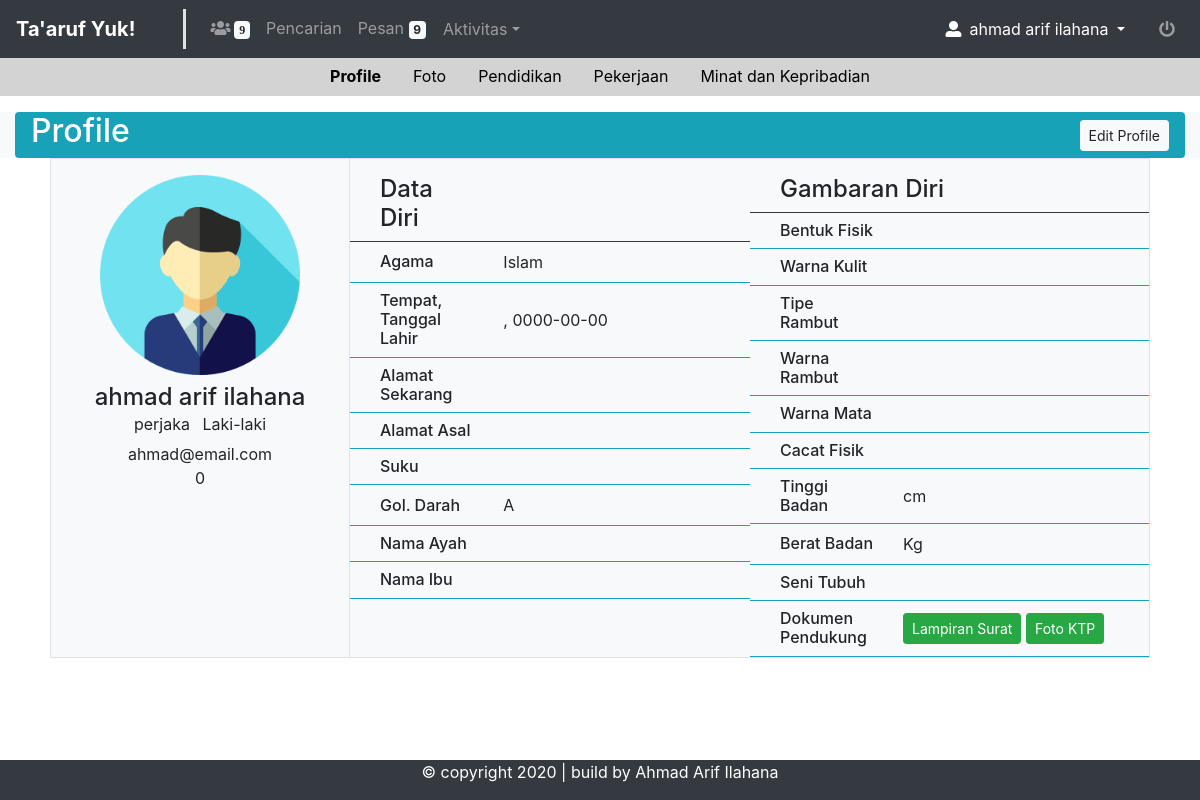
The app's page /index.php?page=lihatprofil&menu=true (signed in), older data.
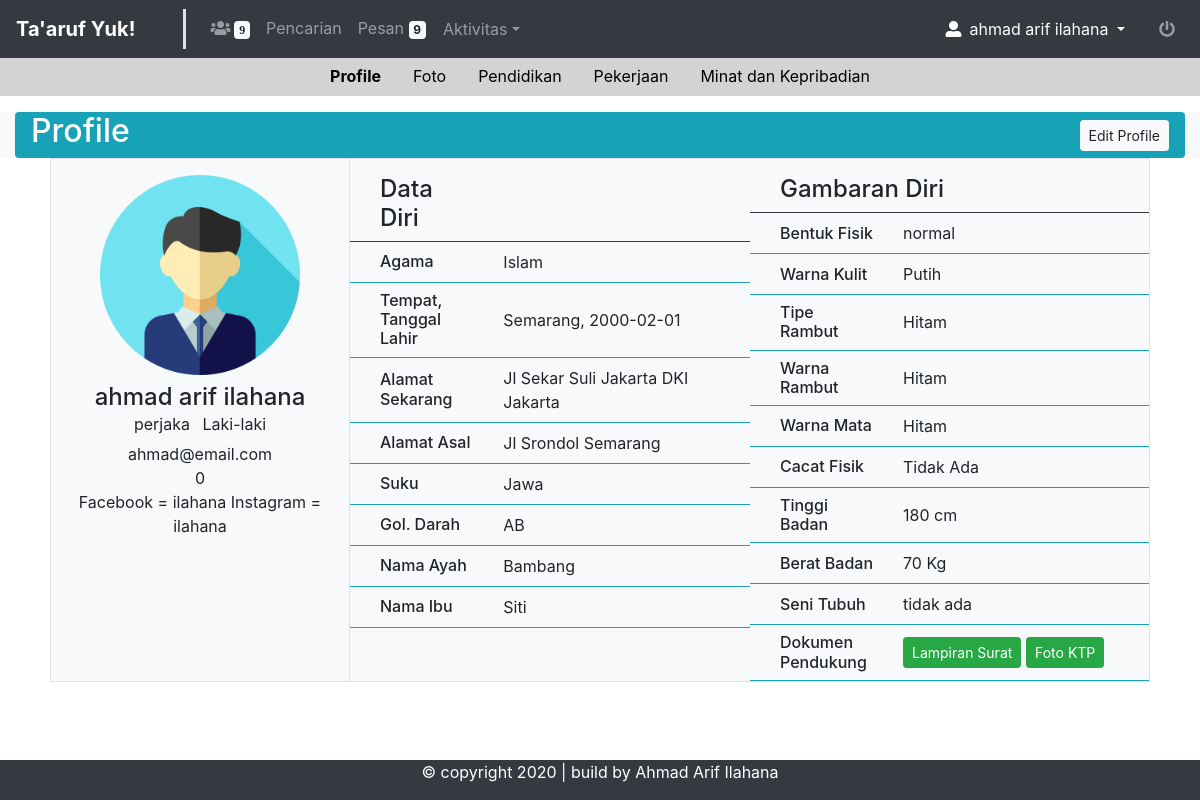
The same page, newer data.
### tables this page shows
CREATE TABLE `akun` (
  `id_user` int(11) NOT NULL,
  `email` varchar(40) NOT NULL,
  `pass` varchar(16) NOT NULL,
  `nama` varchar(40) NOT NULL,
  `stat` char(10) DEFAULT NULL
);

CREATE TABLE `biodata_diri` (
  `id_bio` int(11) NOT NULL,
  `id_user` int(11) NOT NULL,
  `jns_kel` enum('L','P') DEFAULT NULL,
  `tmp_lahir` varchar(40) DEFAULT NULL,
  `tgl_lahir` date DEFAULT NULL,
  `alamat_skr` text DEFAULT NULL,
  `kota_skr` varchar(40) DEFAULT NULL,
  `provinsi_skr` varchar(40) DEFAULT NULL,
  `alamat_asl` text DEFAULT NULL,
  `kota_asl` varchar(40) DEFAULT NULL,
  `provinsi_asl` varchar(40) DEFAULT NULL,
  `suku` varchar(40) DEFAULT NULL,
  `gol_darah` enum('A','B','AB','O','') DEFAULT NULL,
  `nm_ayah` varchar(40) DEFAULT NULL,
  `nm_ibu` varchar(40) DEFAULT NULL,
  `stat_nikah` enum('perjaka','gadis','janda','duda','') DEFAULT NULL,
  `ket_nikah` enum('cerai','meninggal','') DEFAULT NULL,
  `lam_surat` varchar(40) DEFAULT NULL,
  `foto_ktp` varchar(40) DEFAULT NULL,
  `no_hp` char(20) DEFAULT NULL,
  `sosmed` text DEFAULT NULL
);

CREATE TABLE `gm_diri` (
  `id_gm_diri` int(11) NOT NULL,
  `id_user` int(11) NOT NULL,
  `b_fisik` varchar(20) DEFAULT NULL,
  `w_kulit` varchar(20) DEFAULT NULL,
  `t_rambut` varchar(20) DEFAULT NULL,
  `w_rambut` varchar(20) DEFAULT NULL,
  `w_mata` varchar(20) DEFAULT NULL,
  `c_fisik` varchar(20) DEFAULT NULL,
  `t_badan` char(20) DEFAULT NULL,
  `b_badan` char(20) DEFAULT NULL,
  `s_tubuh` varchar(20) DEFAULT NULL
);

### database/read.php (called while the page is built, shortened)
<?php
require_once 'koneksi.php';
class Read extends Koneksi
{
    public function rProfile($id)
    {
        try {
            $sql = "SELECT * FROM akun a, biodata_diri b, gm_diri c where a.id_user='$id' AND a.id_user=b.id_user AND a.id_user=c.id_user";
            $stmt = $this->prepare($sql);
            $stmt = $this->get_data();
            return $stmt;
        } catch (PDOException $e) {
            echo 'Masalah read Profile:' . $e->getMessage();
        }
    }
}

### database/koneksi.php (called while the page is built, shortened)
<?php
class Koneksi{
  public $server = "localhost";
  public $username = "root";
  public $password = "";
  public $conn;
  public $stmt;
  public function __construct()
  {
    try {
      $this->conn = new PDO("mysql:host=$this->server;dbname=db_taaruf", $this->username, $this->password);
    } catch (PDOException $e) {
      echo "Connection failed: " . $e->getMessage();
    }
  }
  public function prepare($query)
  {
    $this->stmt = $this->conn->prepare($query);
  }
  public function get_data()
  {
    $this->stmt->execute();
    return $this->stmt->fetch(PDO::FETCH_ASSOC);
  }
}
?>

### halaman/lihatprofil.php (the view, shortened to what the changed rows need)
<section class="container-fluid bg-light">
    <div class="d-flex justify-content-between bg-info rounded mt-3 pr-3 pl-3">
        <h2 class="align-self-center text-white">Profile</h2>
        <div class="d-flex">
            <a href="?page=editprofil&menu=true" class="btn btn-light btn-sm align-self-center">Edit Profile</a>
        </div>
    </div>
</section>
<?php
require_once 'database/read.php';
$read = new Read;
$dataR = $read->rProfile($_SESSION['user']['id_user']);
?>
<div class="container-fluid " style="margin-bottom: 70px;">
    <div class="row justify-content-center">
        <div class="col-3 pt-2 bg-light border">
            <div class="row justify-content-md-center mt-2">
                <img src="img/profile1.png" class="col-auto" alt="" height="200px" width="auto">
                <div class="col-12 text-center mt-2">
                    <h4 class="mb-0"><?= $_SESSION['user']['nama'] ?></h4>
                    <ul class=" list-inline mb-0" style="height: 30px;">
                        <li class=" list-inline-item">
                            <p><?= $dataR['stat_nikah'] ?></p>
                        </li>
                        <li class=" list-inline-item">
                            <p><?= ($dataR['jns_kel'] == 'L') ? 'Laki-laki' : 'Perempuan'; ?></p>
                        </li>
                    </ul>
                    <ul class=" list-unstyled">
                        <li><?= $_SESSION['user']['email'] ?></li>
                        <li><?= $dataR['no_hp'] ?></li>
                        <li><?= $dataR['sosmed'] ?></li>
                    </ul>
                </div>
            </div>
        </div>
        <div class="col-4 pt-2 bg-light border-top border-bottom">
            <div class="row">
                <div class="row col-12 m-0 border-bottom border-dark">
                    <h4 class="col-4 align-self-center mt-2 mb-2">Data Diri</h4>
                </div>
                <div class="row col-12 m-0 border-bottom border-info">
                    <h6 class="col-4 align-self-center mt-2 mb-2">Agama</h6>
                    <p class="col-8 align-self-center mt-2 mb-2">Islam</p>
                </div>
                <div class="row col-12 m-0 border-bottom border-info ">
                    <h6 class="col-4 align-self-center mt-2 mb-2">Tempat, Tanggal Lahir</h6>
                    <p class="col-8 align-self-center mt-2 mb-2"><?= $dataR['tmp_lahir'] ?>, <?= $dataR['tgl_lahir'] ?></p>
                </div>
                <div class="row col-12 m-0 border-bottom border-info ">
                    <h6 class="col-4 align-self-center mt-2 mb-2">Alamat Sekarang</h6>
                    <p class="col-8 align-self-center mt-2 mb-2"><?= $dataR['alamat_skr'] . ' ' . $dataR['kota_skr'] . ' ' . $dataR['provinsi_skr'] ?></p>
                </div>
                <div class="row col-12 m-0 border-bottom border-info ">
                    <h6 class="col-4 align-self-center mt-2 mb-2">Alamat Asal</h6>
                    <p class="col-8 align-self-center mt-2 mb-2"><?= $dataR['alamat_asl'] . ' ' . $dataR['kota_asl'] . ' ' . $dataR['provinsi_asl'] ?></p>
                </div>
                <div class="row col-12 m-0 border-bottom border-info ">
                    <h6 class="col-4 align-self-center mt-2 mb-2">Suku</h6>
                    <p class="col-8 align-self-center mt-2 mb-2"><?= $dataR['suku'] ?></p>
                </div>
                <div class="row col-12 m-0 border-bottom border-info ">
                    <h6 class="col-4 align-self-center mt-2 mb-2">Gol. Darah</h6>
                    <p class="col-8 align-self-center mt-2 mb-2"><?= $dataR['gol_darah'] ?></p>
                </div>
                <div class="row col-12 m-0 border-bottom border-info ">
                    <h6 class="col-4 align-self-center mt-2 mb-2">Nama Ayah</h6>
                    <p class="col-8 align-self-center mt-2 mb-2"><?= $dataR['nm_ayah'] ?></p>
                </div>
                <div class="row col-12 m-0 border-bottom border-info ">
                    <h6 class="col-4 align-self-center mt-2 mb-2">Nama Ibu</h6>
                    <p class="col-8 align-self-center mt-2 mb-2"><?= $dataR['nm_ibu'] ?></p>
                </div>
            </div>
        </div>
        <div class="col-4 pt-2 bg-light border-left-0 border">
            <div class="row">
                <div class="row col-12 m-0 border-bottom border-dark">
                    <h4 class="col-auto align-self-center mt-2 mb-2">Gambaran Diri</h4>
                </div>
                <div class="row col-12 m-0 border-bottom border-info">
                    <h6 class="col-4 align-self-center mt-2 mb-2">Bentuk Fisik</h6>
                    <p class="col-8 align-self-center mt-2 mb-2"><?= $dataR['b_fisik'] ?></p>
                </div>
                <div class="row col-12 m-0 border-bottom border-info">
                    <h6 class="col-4 align-self-center mt-2 mb-2">Warna Kulit</h6>
                    <p class="col-8 align-self-center mt-2 mb-2"><?= $dataR['w_kulit'] ?></p>
                </div>
                <div class="row col-12 m-0 border-bottom border-info">
                    <h6 class="col-4 align-self-center mt-2 mb-2">Tipe Rambut</h6>
                    <p class="col-8 align-self-center mt-2 mb-2"><?= $dataR['t_rambut'] ?></p>
                </div>
                <div class="row col-12 m-0 border-bottom border-info">
                    <h6 class="col-4 align-self-center mt-2 mb-2">Warna Rambut</h6>
                    <p class="col-8 align-self-center mt-2 mb-2"><?= $dataR['w_rambut'] ?></p>
                </div>
                <div class="row col-12 m-0 border-bottom border-info">
                    <h6 class="col-4 align-self-center mt-2 mb-2">Warna Mata</h6>
                    <p class="col-8 align-self-center mt-2 mb-2"><?= $dataR['w_mata'] ?></p>
                </div>
                <div class="row col-12 m-0 border-bottom border-info">
                    <h6 class="col-4 align-self-center mt-2 mb-2">Cacat Fisik</h6>
                    <p class="col-8 align-self-center mt-2 mb-2"><?= $dataR['c_fisik'] ?></p>
                </div>
                <div class="row col-12 m-0 border-bottom border-info">
                    <h6 class="col-4 align-self-center mt-2 mb-2">Tinggi Badan</h6>
                    <p class="col-8 align-self-center mt-2 mb-2"><?= $dataR['t_badan'] ?> cm</p>
                </div>
                <div class="row col-12 m-0 border-bottom border-info">
                    <h6 class="col-4 align-self-center mt-2 mb-2">Berat Badan</h6>
                    <p class="col-8 align-self-center mt-2 mb-2"><?= $dataR['b_badan'] ?> Kg</p>
                </div>
                <div class="row col-12 m-0 border-bottom border-info">
                    <h6 class="col-4 align-self-center mt-2 mb-2">Seni Tubuh</h6>
                    <p class="col-8 align-self-center mt-2 mb-2"><?= $dataR['s_tubuh'] ?></p>
                </div>
                <div class="row col-12 m-0 border-bottom border-info">
                    <h6 class="col-4 align-self-center mt-2 mb-2">Dokumen Pendukung</h6>
                    <div class="col-4 d-flex align-items-center">
                        <button class="btn btn-success btn-sm" data-toggle="modal" data-target="#modallampiran"> Lampiran Surat</button>
                    </div>
                    <div class="col-4 d-flex align-items-center">
                        <button class="btn btn-success btn-sm" data-toggle="modal" data-target="#modalfoto"> Foto KTP</button>
                    </div>
                </div>
            </div>
        </div>
    </div>
</div>

Row changes from the older to the newer data that the page shows:
changed through a linked row, akun "perjaka": biodata_diri.sosmed (not shown) → "Facebook = ilahana Instagram = ilahana"; biodata_diri.tmp_lahir (not shown) → "Semarang"; biodata_diri.tgl_lahir "0000-00-00" → "2000-02-01"; biodata_diri.alamat_skr (not shown) → "Jl Sekar Suli"; biodata_diri.kota_skr (not shown) → "Jakarta"; biodata_diri.provinsi_skr (not shown) → "DKI Jakarta"; biodata_diri.alamat_asl (not shown) → "Jl Srondol"; biodata_diri.kota_asl (not shown) → "Semarang"; biodata_diri.suku (not shown) → "Jawa"; biodata_diri.gol_darah "A" → "AB"; biodata_diri.nm_ayah (not shown) → "Bambang"; biodata_diri.nm_ibu (not shown) → "Siti"; gm_diri.b_fisik (not shown) → "normal"; gm_diri.w_kulit (not shown) → "Putih"; gm_diri.t_rambut (not shown) → "Hitam"; gm_diri.w_rambut (not shown) → "Hitam"; gm_diri.w_mata (not shown) → "Hitam"; gm_diri.c_fisik (not shown) → "Tidak Ada"; gm_diri.t_badan (not shown) → "180"; gm_diri.b_badan (not shown) → "70"; gm_diri.s_tubuh (not shown) → "tidak ada"
